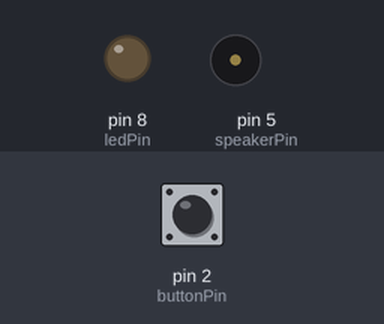
The sketch below on a simulated Arduino Uno, built with avr-gcc and run on an emulated ATmega328P. On the bench: output pins drawn as LEDs (lit = HIGH), buzzer (waves = sounding). Inputs (shaded band) come from the test bench; at power-on: pin 2 (buttonPin) LOW.

Above: at 2.8 s.
2.9 s: pin 2 (buttonPin) pulled HIGH for 1.2 s
At 6.2 s:
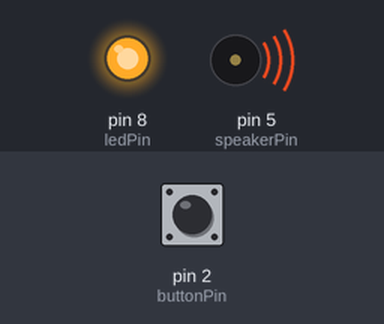
At 7.5 s:
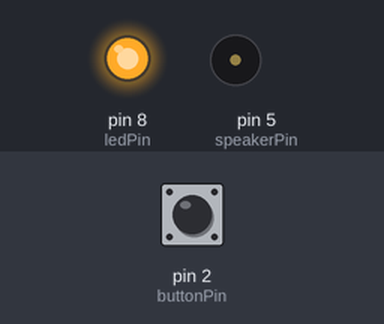
Timing chart, 0 to 12.4 s (numbered marks = the images above; inputs shaded):
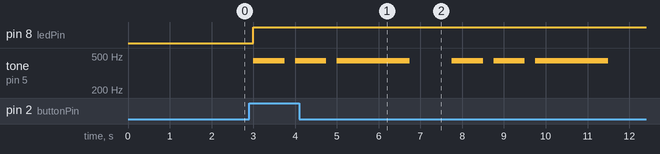

Measured:
- after the input at 2.9 s, pin 8 (ledPin): LOW → HIGH after 0.10 s; tone on pin 5 (speakerPin): plays 440 Hz for 0.75 s, 440 Hz for 0.75 s, 440 Hz for 1.8 s, 440 Hz for 0.75 s, 440 Hz for 0.75 s, 440 Hz for 1.8 s, starting after 0.10 s

The sketch:

sketch13_01_nointerrupts_337_start_stop.ino
```cpp
/* 割り込みを使わずに、三三七拍子の開始と中断を指示 */

const int buttonPin = 2;
const int speakerPin = 5;
const int ledPin = 8;
const int tenpo[] = {1,1,1,0,1,1,1,0,1,1,1,1,1,1,1,-1};
int play = 0;

void setup() {
  pinMode(buttonPin, INPUT);
  pinMode(ledPin, OUTPUT);
}

void loop() {
  if (digitalRead(buttonPin) == HIGH) {
    play = (play + 1) % 2;
    digitalWrite(ledPin, play);
  }

  if (play == 1) {
    for (int i = 0; tenpo[i] != -1; i++) {
      if (tenpo[i] == 1) {
        tone(speakerPin, 440, 250);
      }
      delay(250);
    }
  }
  delay(1000);
}
```
